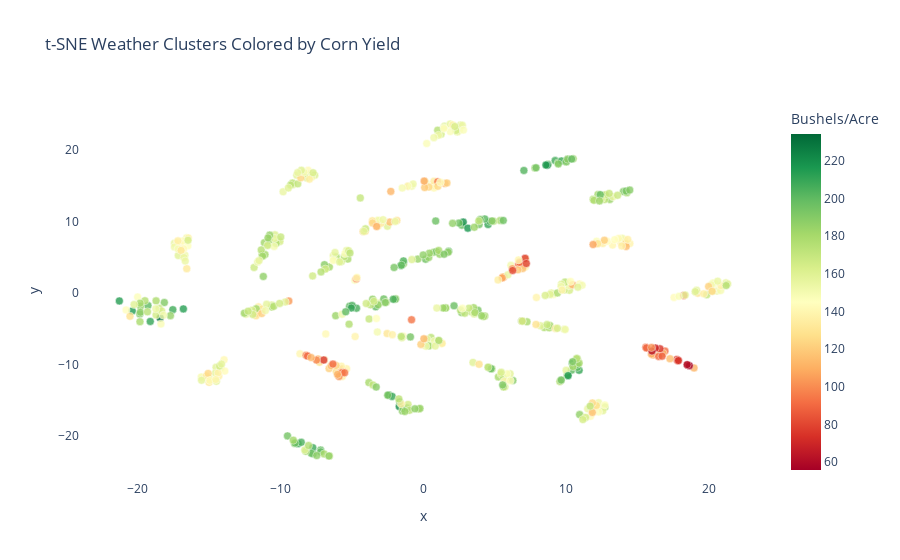

The notebook cell this image was saved under:
### Code cell
import pandas as pd
import plotly.express as px

# 1. Create a temporary DataFrame for plotting
# We ensure the index matches so the yield values align with the t-SNE points
plot_df = pd.DataFrame({
    'x': X_tsne[:, 0],
    'y': X_tsne[:, 1],
    'yield': merged_df['value'], # Using 'value' as your yield column
    'county': merged_df['county'],
    'year': merged_df['year']
})

# 2. Generate the plot
fig = px.scatter(
    plot_df, 
    x='x', 
    y='y', 
    color='yield',
    color_continuous_scale='RdYlGn', # Red (Low Yield) to Yellow to Green (High Yield)
    hover_data=['county', 'year', 'yield'],
    title="t-SNE Weather Clusters Colored by Corn Yield"
)

# 3. Enhance the visual clarity
fig.update_traces(marker=dict(size=8, opacity=0.8, line=dict(width=0.5, color='white')))
fig.update_layout(
    coloraxis_colorbar=dict(title="Bushels/Acre"),
    plot_bgcolor='white'
)

fig.show()

### Figure 1 — Plotly figure (JSON) as saved in the notebook; plotly's stock layout.template omitted (floating-point values rounded to 4 significant figures; data arrays with more than 128 entries replaced by an {"elided": "..."} marker saying what was removed)
{"data": [{"customdata": {"elided": "558x3 mixed values"}, "hovertemplate": "x=%{x}<br>y=%{y}<br>county=%{customdata[0]}<br>year=%{customdata[1]}<br>yield=%{marker.color}<extra></extra>", "legendgroup": "", "marker": {"color": {"elided": "558 float values"}, "coloraxis": "coloraxis", "line": {"color": "white", "width": 0.5}, "opacity": 0.8, "size": 8, "symbol": "circle"}, "mode": "markers", "name": "", "orientation": "v", "showlegend": false, "type": "scatter", "x": {"elided": "558 float values"}, "xaxis": "x", "y": {"elided": "558 float values"}, "yaxis": "y"}], "layout": {"coloraxis": {"colorbar": {"title": {"text": "Bushels/Acre"}}, "colorscale": [[0, "rgb(165,0,38)"], [0.1, "rgb(215,48,39)"], [0.2, "rgb(244,109,67)"], [0.3, "rgb(253,174,97)"], [0.4, "rgb(254,224,139)"], [0.5, "rgb(255,255,191)"], [0.6, "rgb(217,239,139)"], [0.7, "rgb(166,217,106)"], [0.8, "rgb(102,189,99)"], [0.9, "rgb(26,152,80)"], [1, "rgb(0,104,55)"]]}, "legend": {"tracegroupgap": 0}, "plot_bgcolor": "white", "title": {"text": "t-SNE Weather Clusters Colored by Corn Yield"}, "xaxis": {"anchor": "y", "domain": [0, 1], "title": {"text": "x"}}, "yaxis": {"anchor": "x", "domain": [0, 1], "title": {"text": "y"}}}}
